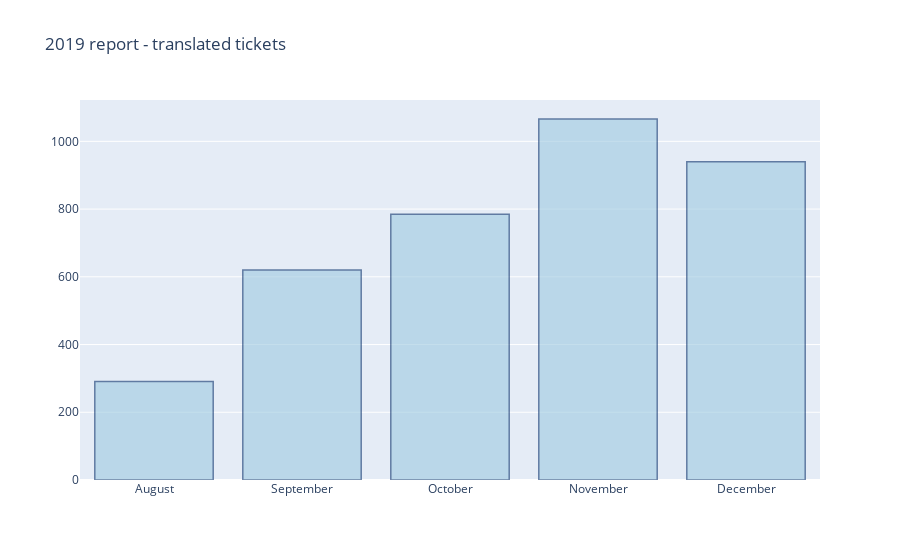

Write notebook code for a chart like this one.
### Code cell
import plotly.graph_objects as go
months=['August', 'September', 'October','November','December']
y=[291, 620, 785, 1066, 940]



# Use the hovertext kw argument for hover text
fig = go.Figure(data=[go.Bar(x=months, y=y,
            hovertext=['291', '620', '785', '1066', '940'])])
# Customize aspect
fig.update_traces(marker_color='rgb(158,202,225)', marker_line_color='rgb(8,48,107)',
                  marker_line_width=1.5, opacity=0.6)
fig.update_layout(title_text='2019 report - translated tickets')
fig.show()

### Figure 1 — Plotly figure (JSON) as saved in the notebook; plotly's stock layout.template omitted (floating-point values rounded to 4 significant figures)
{"data": [{"hovertext": ["291", "620", "785", "1066", "940"], "marker": {"color": "rgb(158,202,225)", "line": {"color": "rgb(8,48,107)", "width": 1.5}}, "opacity": 0.6, "type": "bar", "x": ["August", "September", "October", "November", "December"], "y": [291, 620, 785, 1066, 940]}], "layout": {"title": {"text": "2019 report - translated tickets"}}}
